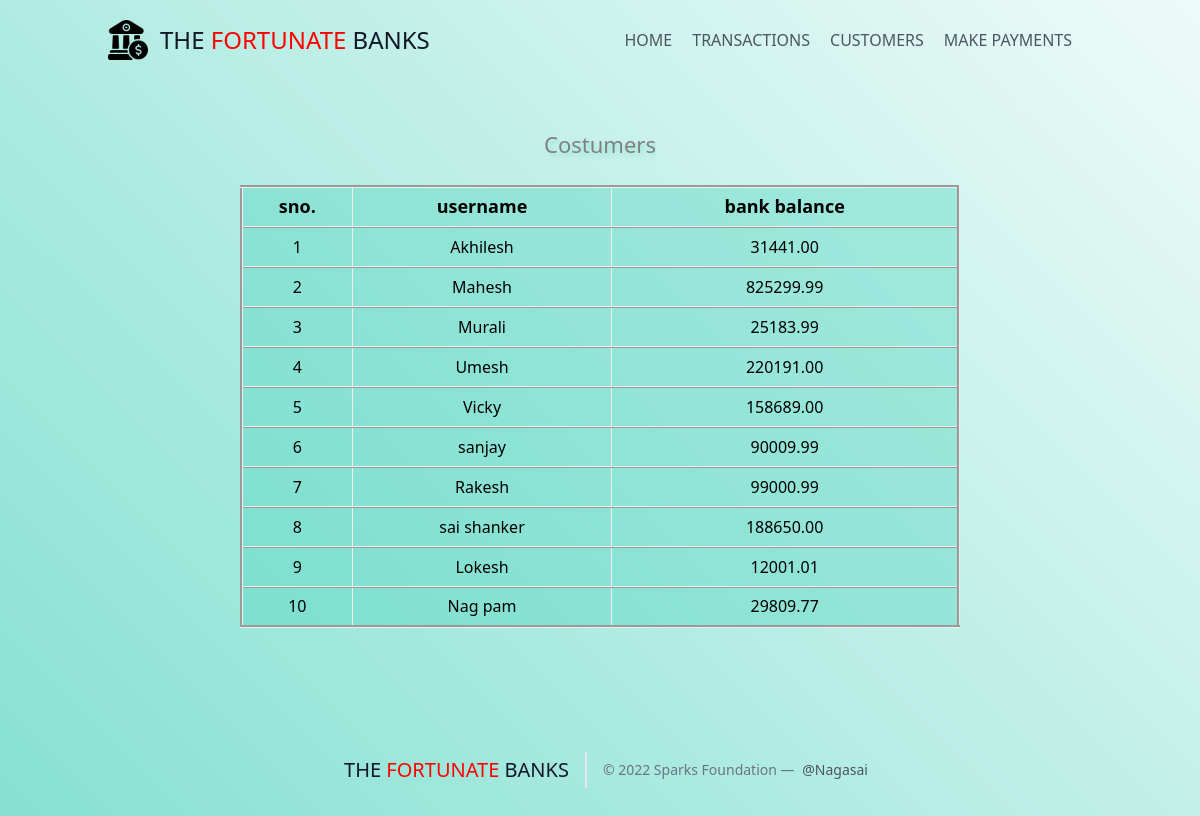
The page /customers.php on the database its author committed.
### tables this page shows
CREATE TABLE `customers` (
  `cust_id` int(5) NOT NULL,
  `customer_name` varchar(30) NOT NULL,
  `acc_no` int(10) NOT NULL,
  `balance` double(12,2) NOT NULL
);

### customers.php (the view, shortened to what this page needs)
<?php
include("connection.php");
?>
<!DOCTYPE html>
<html lang="en">
<head>
    <link rel="stylesheet" href="style.css">
    <script src="https://cdn.tailwindcss.com"></script>
</head>
<body>
    <?php
        include("header.php");
    ?>
    <main class="content-center">
    <div class="screen main">
        <br><br>
        <h3> Costumers </h3>
        <br>
        <div class="table-responsive">
            <table class="table ">
                <tr>
                    <th>sno.</th>
                    <th>username</th>
                    <th>bank balance</th>
                </tr>
                <?php
                    $query = "SELECT * FROM customers";
                    $data = mysqli_query($conn,$query);
                    $total = mysqli_num_rows($data);
                    if($total != 0)
                    while($result = mysqli_fetch_assoc($data))
                    {
                        echo "<tr>
                        <td>".$result['cust_id']."</td>
                        <td>".$result['customer_name']."</td>
                        <td>".$result['balance']."</td> </tr>";
                    }
                ?>
            </table>
        </div>
</div>
    </main>
    <?php
        include("footer.php");
    ?>
</body>
</html>

### header.php
<header class="text-gray-600 body-font">
    <div class="container mx-auto flex flex-wrap p-5 flex-col md:flex-row items-center">
      <a class="flex title-font font-medium items-center text-gray-900 mb-4 md:mb-0" href="index.html">
        <img class="logo w-10" src="img/banklogo.png" alt="banklogo">
        <span class="ml-3 text-2xl">THE <span style="color:red;">FORTUNATE</span> BANKS</span>
      </a>
      <nav class="md:ml-auto flex flex-wrap items-center text-base justify-center">
        <a href="index.php" class="mr-5 hover:text-teal-600 cursor-pointer">HOME</a>
        <a href="transactions.php" class="mr-5 hover:text-teal-600 cursor-pointer">TRANSACTIONS</a>
        <a href="customers.php" class="mr-5 hover:text-teal-600 cursor-pointer">CUSTOMERS</a>
        <a href="makeTransactions.php" class="mr-5 hover:text-teal-600 cursor-pointer">MAKE PAYMENTS</a>
      </nav>
    </div>
  </header>

### footer.php (shortened to what this page needs)
<footer class="text-gray-600 body-font flex items-center w-screen m-auto  ">
        <div class=" px-5 py-8 mx-auto flex items-center sm:flex-row flex-col">
            <a class="flex title-font font-medium items-center text-gray-900 mb-4 md:mb-0" href="index.html">
                <span class="ml-3 text-xl">THE <span style="color:red;">FORTUNATE</span> BANKS</span>
            </a>
            <p class="text-sm text-gray-500 sm:ml-4 sm:pl-4 sm:border-l-2 sm:border-gray-200 sm:py-2 sm:mt-0 mt-4 ">©
                2022 Sparks Foundation —
                <a href="#" class="text-gray-600 ml-1" rel="noopener noreferrer" target="_blank">@Nagasai</a>
            </p>
        </div>
    </footer>

### style.css (style rules this page uses)
* { padding: 0; margin:0; box-sizing: border-box; overflow-x: hidden; }
body { background: linear-gradient(45deg, rgba(82, 212, 191, 0.7), rgba(82, 212, 191, 0.1)); min-width: 100vw; min-height: 100vh; }
.screen { min-height:80vh; display: flex; justify-content: space-evenly; align-items: center; }
.main, .center-main { display:flex; flex-direction:column; text-align:center; align-items:center; }
.main { justify-content: flex-start; }
.main h3,.screen h3 { font-size:22px; color:gray; text-shadow: 3px 3px 4px rgba(82, 212, 191, 0.4); }
.table { width: 60vw; border: 3px groove ; border-radius:5px; padding: 15px; padding-bottom: 25px; background-color: rgba(82, 212, 191, 0.4); }
th,td { height:40px; border-right: 1px ridge ; border-bottom: 2px ridge ; }
th { font-size: 18px; }
th:last-child,td:last-child { border-right:none; }

### rows shown on the page
customers: cust_id "1", customer_name "Akhilesh", balance "31441.00"
customers: cust_id "2", customer_name "Mahesh", balance "825299.99"
customers: cust_id "3", customer_name "Murali", balance "25183.99"
customers: cust_id "4", customer_name "Umesh", balance "220191.00"
customers: cust_id "5", customer_name "Vicky", balance "158689.00"
customers: cust_id "6", customer_name "sanjay", balance "90009.99"
customers: cust_id "7", customer_name "Rakesh", balance "99000.99"
customers: cust_id "8", customer_name "sai shanker", balance "188650.00"
customers: cust_id "9", customer_name "Lokesh", balance "12001.01"
customers: cust_id "10", customer_name "Nag pam", balance "29809.77"
